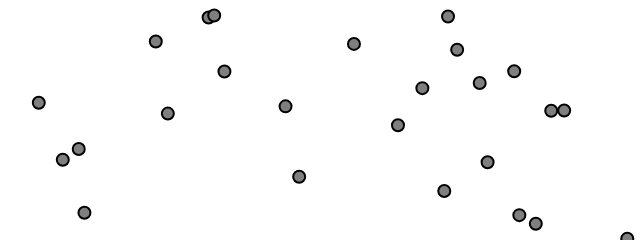
Frame 1 (no input)
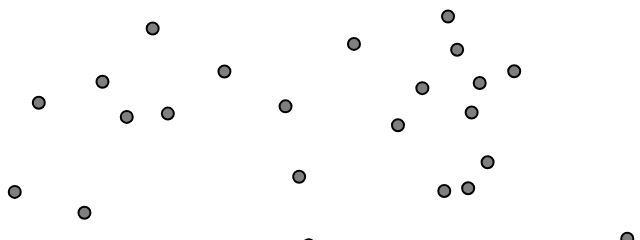
Frame 60 (no input)
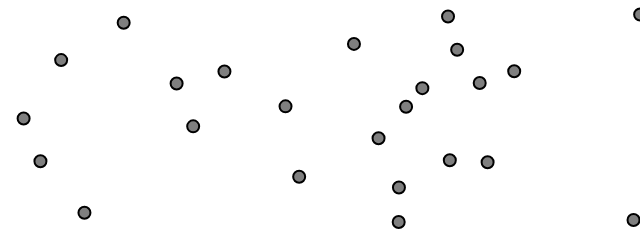
Frame 120 (the mouse pressed at the canvas centre since frame 60)

The p5.js sketch that drew these frames (run headless with seeded random() and noise() and a simulated clock; from frame 60 on, the mouse is pressed at the canvas centre):

// p5.js sketch
// ── sketch.js
// The Nature of Code
// Daniel Shiffman
// http://natureofcode.com

// Separation
// Via Reynolds: http://www.red3d.com/cwr/steer/

// A list of vehicles
let vehicles = [];

function setup() {
  createCanvas(640, 240);
  // We are now making random vehicles and storing them in an array
  for (let i = 0; i < 25; i++) {
    vehicles.push(new Vehicle(random(width), random(height)));
  }
}

function draw() {
  background(255);

  for (let v of vehicles) {
    v.separate(vehicles);
    v.update();
    v.borders();
    v.show();
  }
}

function mouseDragged() {
  vehicles.push(new Vehicle(mouseX, mouseY));
}

// ── vehicle.js
// The Nature of Code
// Daniel Shiffman
// http://natureofcode.com

// Vehicle object

class Vehicle {
  constructor(x, y) {
    // All the usual stuff
    this.position = createVector(x, y);
    this.r = 12;
    this.maxspeed = 3; // Maximum speed
    this.maxforce = 0.2; // Maximum steering force
    this.acceleration = createVector(0, 0);
    this.velocity = createVector(0, 0);
  }

  applyForce(force) {
    // We could add mass here if we want A = F / M
    this.acceleration.add(force);
  }

  // Separation
  // Method checks for nearby vehicles and steers away
  separate(vehicles) {
    //{!1 .bold} Note how the desired separation is based
    // on the Vehicle’s size.
    let desiredSeparation = this.r * 2;
    let sum = createVector(0, 0);
    let count = 0;
    for (let other of vehicles) {
      const d = p5.Vector.dist(this.position, other.position);
      if (this != other && d < desiredSeparation) {
        let diff = p5.Vector.sub(this.position, other.position);
        //{!1 .bold} What is the magnitude of the p5.Vector
        // pointing away from the other vehicle?
        // The closer it is, the more the vehicle should flee.
        // The farther, the less. So the magnitude is set
        // to be inversely proportional to the distance.
        diff.setMag(1 / d);
        sum.add(diff);
        count++;
      }
    }
    if (count > 0) {
      sum.setMag(this.maxspeed);
      let steer = p5.Vector.sub(sum, this.velocity);
      steer.limit(this.maxforce);
      this.applyForce(steer);
    }
  }

  // Method to update location
  update() {
    // Update velocity
    this.velocity.add(this.acceleration);
    // Limit speed
    this.velocity.limit(this.maxspeed);
    this.position.add(this.velocity);
    // Reset accelertion to 0 each cycle
    this.acceleration.mult(0);
  }

  show() {
    fill(127);
    stroke(0);
    strokeWeight(2);
    push();
    translate(this.position.x, this.position.y);
    circle(0, 0, this.r);
    pop();
  }

  // Wraparound
  borders() {
    if (this.position.x < -this.r) this.position.x = width + this.r;
    if (this.position.y < -this.r) this.position.y = height + this.r;
    if (this.position.x > width + this.r) this.position.x = -this.r;
    if (this.position.y > height + this.r) this.position.y = -this.r;
  }
}
